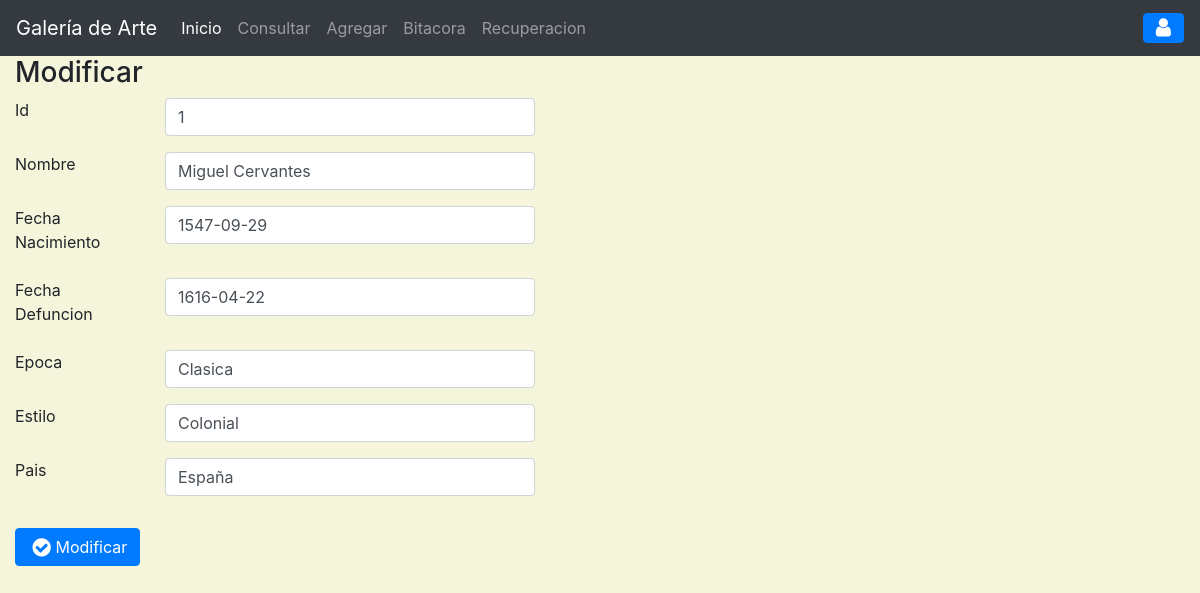
The page /?c=Artista&a=FormAgregar&id=1 on the database its author committed.
### tables this page shows
CREATE TABLE `artista` (
  `idobj` int(11) NOT NULL,
  `nomArt` varchar(25) DEFAULT NULL,
  `fechNacArt` date DEFAULT NULL,
  `epocArt` varchar(25) DEFAULT NULL,
  `fechDefArt` date DEFAULT NULL,
  `estArt` varchar(30) DEFAULT NULL,
  `paisArt` varchar(25) DEFAULT NULL,
  KEY `fk_art_obj` (`idobj`),
  CONSTRAINT `fk_art_obj` FOREIGN KEY (`idobj`) REFERENCES `objetoarte` (`idobj`) ON DELETE CASCADE ON UPDATE CASCADE
);

### controller/artista.controlador.php (called while the page is built, shortened)
<?php
require_once('model/artista.php');
class ArtistaControlador
{
    private $modelo;
    public function __CONSTRUCT(){
        $this->modelo = new Artista();
    }
    public function FormAgregar(){
            $titulo = "Agregar";
            $Arti = new Artista();
            if(isset($_GET['id'])){
                $Arti = $this->modelo->getArtistaById($_GET['id'])[0];
                $titulo = "Modificar";
            }
            require_once "view/header.php";
            require_once "view/artista/agregar.php";
            require_once "view/footer.php";
    }
}
?>

### model/conexion.php (called while the page is built, shortened)
<?php
class BaseDeDatos
{
    public static function Conectar(){
        try {
            $conexion = new PDO("mysql:host=".self::servidor.";dbname="
            .self::basedatos.";charset=utf8",self::usuario,self::password);
            $conexion->setAttribute(PDO::ATTR_ERRMODE,PDO::ERRMODE_EXCEPTION);
            return $conexion;
        } catch (PDOException $e) {
            return "Fallo la conexion a la base de datos".$e->getMessage();
        }
    }
}
?>

### model/artista.php (called while the page is built, shortened)
<?php
class Artista
{
    private $pdo;
    public function __CONSTRUCT(){
        $this->pdo = BaseDeDatos::Conectar();
    }
    public function getArtistaById($id){
        try {
            $sql = "SELECT * FROM artista WHERE idobj=$id";
            $consulta = $this->pdo->prepare($sql);
            $consulta->execute();
            return $consulta->fetchAll(PDO::FETCH_OBJ);
        } catch (Exception $e) {
            die($e->getMessage());
        }
    }
}
?>

### view/artista/agregar.php (the view, shortened to what this page needs)
<main class="app-content">
<div class="col-md-6">
          <div class="tile">
            <h3 class="tile-title"><?=$titulo?></h3>
            <div class="tile-body">
                <form class="form-horizontal" method="POST" action="view/artista/guardar-artista.php">
                <div class="form-group row">
                  <label class="control-label col-md-3">Id</label>
                  <div class="col-md-8">
                    <input class="form-control" type="text" name="idartista" value="<?=$Arti->idobj ?? ''?>" placeholder="">
                  </div>
                </div>
                <div class="form-group row">
                  <label class="control-label col-md-3">Nombre</label>
                  <div class="col-md-8">
                    <input class="form-control" type="text" name="nombreartista" value="<?=$Arti->nomArt ?? ''?>" placeholder="">
                  </div>
                </div>
                <div class="form-group row">
                  <label class="control-label col-md-3">Fecha Nacimiento</label>
                  <div class="col-md-8">
                    <input class="form-control" type="text" name="fnaartista" value="<?=$Arti->fechNacArt ?? ''?>" placeholder="yyyy-mm-dd">
                  </div>
                </div>
                 <div class="form-group row">
                  <label class="control-label col-md-3">Fecha Defuncion</label>
                  <div class="col-md-8">
                    <input class="form-control" type="text" name="fdeartista" value="<?=$Arti->fechDefArt ?? ''?>" placeholder="yyyy-mm-dd">
                  </div>
                </div>
                <div class="form-group row">
                  <label class="control-label col-md-3">Epoca</label>
                  <div class="col-md-8">
                    <input class="form-control" type="text" name="epocaartista" value="<?=$Arti->epocArt ?? ''?>" placeholder="">
                  </div>
                </div>
                <div class="form-group row">
                  <label class="control-label col-md-3">Estilo</label>
                  <div class="col-md-8">
                    <input class="form-control" type="text" name="estiloartista" value="<?=$Arti->estArt ?? ''?>" placeholder="">
                  </div>
                </div>
                <div class="form-group row">
                  <label class="control-label col-md-3">Pais</label>
                  <div class="col-md-8">
                    <input class="form-control" type="text" name="paisartista" value="<?=$Arti->paisArt ?? ''?>" placeholder="">
                  </div>
                </div>
            <div class="tile-footer">
              <div class="row">
                <div class="col-md-8 col-md-offset-3">
                  <button class="btn btn-primary" type="submit"><i class="fa fa-fw fa-lg fa-check-circle">
                  </i><?=$titulo?></button>
                </div>
              </div>
            </div>
            </form>
          </div>
</div>
</main>

### rows shown on the page
artista: idartista "1", nombreartista "Miguel Cervantes", fnaartista "1547-09-29", fdeartista "1616-04-22", epocaartista "Clasica", estiloartista "Colonial", paisartista "España"

### other values the page prints
$titulo "Modificar"
